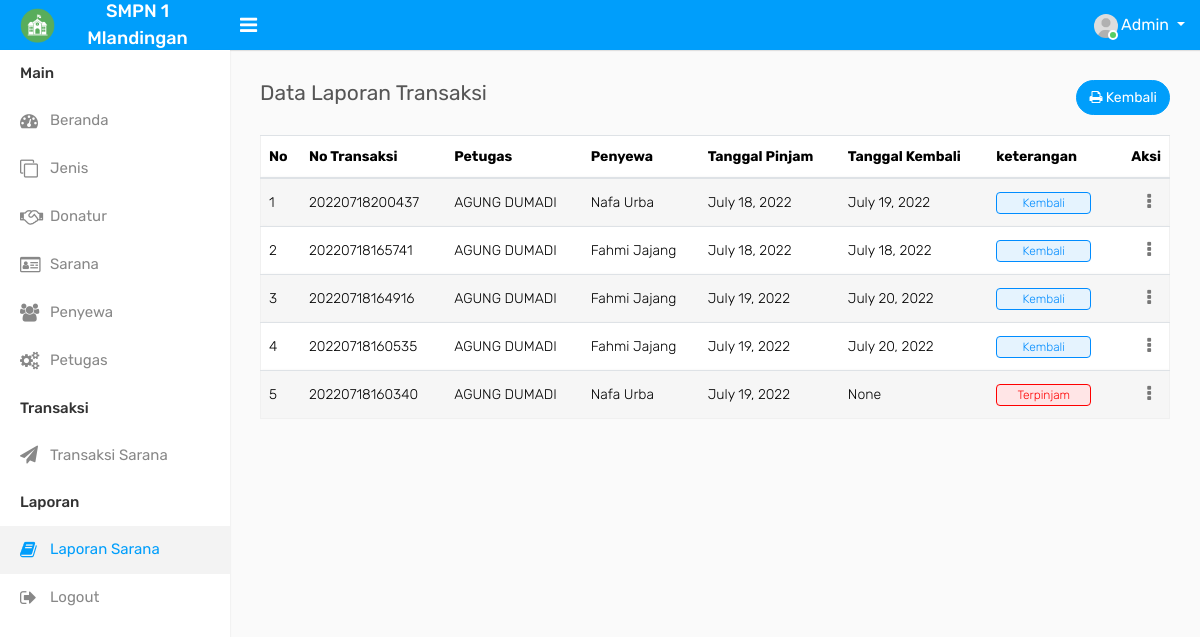
Screenshot of /administrator/transaksi-laporan (signed in) with the database file from the repository.
### administrator/models.py (models this page shows, shortened)
class Transaksi(models.Model):
    KETERANGAN=(
        ('Terpinjam' , 'Terpinjam'),
        ('Kembali' , 'Kembali'),
    )
    penyewa = models.ForeignKey(Penyewa,  null=True, blank=False, on_delete=models.SET_NULL)
    petugas = models.ForeignKey(Petugas,  null=True, blank=False, on_delete=models.SET_NULL)
    id_transaksi = models.CharField(max_length=200, blank=True, null=True)
    tanggal_pinjam = models.DateField(null=True, blank=False)
    tanggal_kembali = models.DateField(null=True, blank=True)
    keterangan = models.CharField(max_length=200, blank=True, null=True, choices=KETERANGAN)
    date_created= models.DateTimeField(auto_now_add=True, null=True)
    class Meta:
        verbose_name_plural ="Transaksi"

class Petugas(models.Model):
    user = models.OneToOneField(User, null=True, on_delete=models.CASCADE)
    nama = models.CharField(max_length=200, blank=False, null=True)
    wa = models.CharField(max_length=200, blank=False, null=True,verbose_name="No Whatsapp")
    alamat = RichTextField(blank=True, null=True)
    email = models.EmailField(max_length=200, blank=False, null=True)
    date_created= models.DateTimeField(auto_now_add=True, null=True)
    class Meta:
        verbose_name_plural ="Data Petugas"

class Penyewa(models.Model):
    nama_penyewa = models.CharField(max_length=200, blank=False, null=True)
    alamat_penyewa = RichTextField(blank=True, null=True)
    no_telp = models.CharField(max_length=100, blank=False, null=True)
    class Meta:
        verbose_name_plural ="Data Penyewa"

### petugas/decorators.py (the view)
        def perubahan_halaman(request, *args, **kwargs):
            group = None
            if request.user.groups.exists():
                group = request.user.groups.all()[0].name
            if group in yang_diizinkan :
                return fungsi_awal(request, *args, **kwargs)
            else:
                return HttpResponse('<h2><center>Anda Tidak Dijikankan Ke Tampilan ini</center></h2>')

### administrator/views.py (called while the page is built)
@login_required(login_url='login_page')
@ijinkan_pengguna(yang_diizinkan=['administrator'])
def transaksilaporan(request):
    transaksi = Transaksi.objects.order_by('-id')
    context = {
        'judul': 'Data Laporan Transaksi',
        'menu': 'laporan',
        'data':transaksi,
    }
    return render(request, 'admin_laporantransaksi.html', context)

### administrator/templates/admin_laporantransaksi.html (shortened to what this page needs)
{% extends "baseadmin.html" %}
{% load static %}
{% load crispy_forms_tags %}
{% block content %}
        <div class="page-wrapper">
            <div class="content">
                <div class="row">
                    <div class="col-sm-4 col-3">
                        <h4 class="page-title">{{judul}}</h4>
                    </div>
                    <div class="col-sm-8 col-9 text-right m-b-20">
                        <a href="{% url 'export'  %}" class="btn btn btn-info btn-rounded float-right"><i class="fa fa-print"></i> Kembali</a>
                    </div>
                </div>
				<div class="row">
					<div class="col-md-12">
						<div class="table-responsive">
							<table class="table table-border table-striped custom-table mb-0">
								<thead>
									<tr>
                                                            <th>No</th>
                                                            <th>No Transaksi</th>
                                                            <th>Petugas</th>
                                                            <th>Penyewa</th>
                                                            <th>Tanggal Pinjam</th>
                                                            <th>Tanggal Kembali</th>
                                                            <th>keterangan</th>
                                                           <th class="text-right">Aksi</th>
									</tr>
								</thead>
								<tbody>
                                {% for row in data %}
                                <tr>
											<td>{{ forloop.counter }}</td>
                                            <td>{{row.id_transaksi}}</td>
                                            <td>{{row.petugas.nama}}</td>
                                            <td>{{row.penyewa.nama_penyewa}}</td>
                                            <td>{{row.tanggal_pinjam}}</td>
                                            <td>{{row.tanggal_kembali}}</td>
                                            <td>
                                            {% if row.keterangan == 'Terpinjam' %}
                                                <span class="custom-badge status-red">Terpinjam</span>
                                            {% else %}
                                               <span class="custom-badge status-blue">Kembali</span>
                                            {% endif %}
                                           </td>
                                            <td class="text-right">
                                                <div class="dropdown dropdown-action">
                                                    <a href="#" class="action-icon dropdown-toggle" data-toggle="dropdown" aria-expanded="false"><i class="fa fa-ellipsis-v"></i></a>
                                                </div>
                                            </td>
									</tr>
                                {% empty %}
                                <tr><td colspan="5" align="center">Data Kosong</td></tr>
                                {% endfor %}
								</tbody>
							</table>
						</div>
                	</div>
                </div>
            </div>
        </div>
{% endblock content  %}

### templates/navbar.html (shortened to what this page needs)
                    <ul>
                     {% for group in user.groups.all  %}
                     {% if group.name == "administrator" %}
                        <li class="menu-title">Main</li>
                        <li class="{% if menu == "beranda" %}active{% endif %}">
                            <a href="{% url 'beranda_admin' %}"><i class="fa fa-dashboard"></i> <span>Beranda</span></a>
                        </li>
                        <li class="{% if menu == "jenis" %}active{% endif %}">
                            <a href="{% url 'jenis_admin' %}"><i class="fa fa-clone"></i> <span>Jenis</span></a>
                        </li>
                        <li class="{% if menu == "donatur" %}active{% endif %}">
                            <a href="{% url 'donatur_admin' %}"><i class="fa fa-handshake-o"></i> <span>Donatur</span></a>
                        </li>
                         <li class="{% if menu == "sarana" %}active{% endif %}">
                            <a href="{% url 'sarana_admin' %}"><i class="fa fa-id-card-o"></i> <span>Sarana</span></a>
                        </li>
                         <li class="{% if menu == "penyewa" %}active{% endif %}">
                            <a href="{% url 'penyewa_admin' %}"><i class="fa fa-users"></i> <span>Penyewa</span></a>
                        </li>
                         <li class="{% if menu == "petugas" %}active{% endif %}">
                            <a href="{% url 'petugas_admin' %}"><i class="fa fa-cogs"></i> <span>Petugas</span></a>
                        </li>
                         <li class="menu-title">Transaksi</li>
                          <li class="{% if menu == "pengembalian" %}active{% endif %}">
                            <a href="{% url 'transaksiadminpengembalian' %}"><i class="fa fa-send"></i> <span>Transaksi Sarana</span></a>
                        </li>
                         <li class="menu-title">Laporan</li>
                          <li class="{% if menu == "laporan" %}active{% endif %}">
                            <a href="{% url 'transaksilaporan' %}"><i class="fa fa-book"></i> <span>Laporan Sarana</span></a>
                        </li>
                          <li class="">
                            <a href="{% url 'logout' %}"><i class="fa fa-sign-out"></i> <span>Logout</span></a>
                        </li>
                        {% endif %}
                    {% endfor %}
                    </ul>

### rows the page displays
Transaksi: id_transaksi "20220718200437", petugas.nama "AGUNG DUMADI", penyewa.nama_penyewa "Nafa Urba", tanggal_pinjam "July 18, 2022", tanggal_kembali "July 19, 2022", keterangan "Kembali"
Transaksi: id_transaksi "20220718165741", petugas.nama "AGUNG DUMADI", penyewa.nama_penyewa "Fahmi Jajang", tanggal_pinjam "July 18, 2022", tanggal_kembali "July 18, 2022", keterangan "Kembali"
Transaksi: id_transaksi "20220718164916", petugas.nama "AGUNG DUMADI", penyewa.nama_penyewa "Fahmi Jajang", tanggal_pinjam "July 19, 2022", tanggal_kembali "July 20, 2022", keterangan "Kembali"
Transaksi: id_transaksi "20220718160535", petugas.nama "AGUNG DUMADI", penyewa.nama_penyewa "Fahmi Jajang", tanggal_pinjam "July 19, 2022", tanggal_kembali "July 20, 2022", keterangan "Kembali"
Transaksi: id_transaksi "20220718160340", petugas.nama "AGUNG DUMADI", penyewa.nama_penyewa "Nafa Urba", tanggal_pinjam "July 19, 2022", tanggal_kembali "None", keterangan "Terpinjam"

### other values shown
{{ judul }} "Data Laporan Transaksi"
